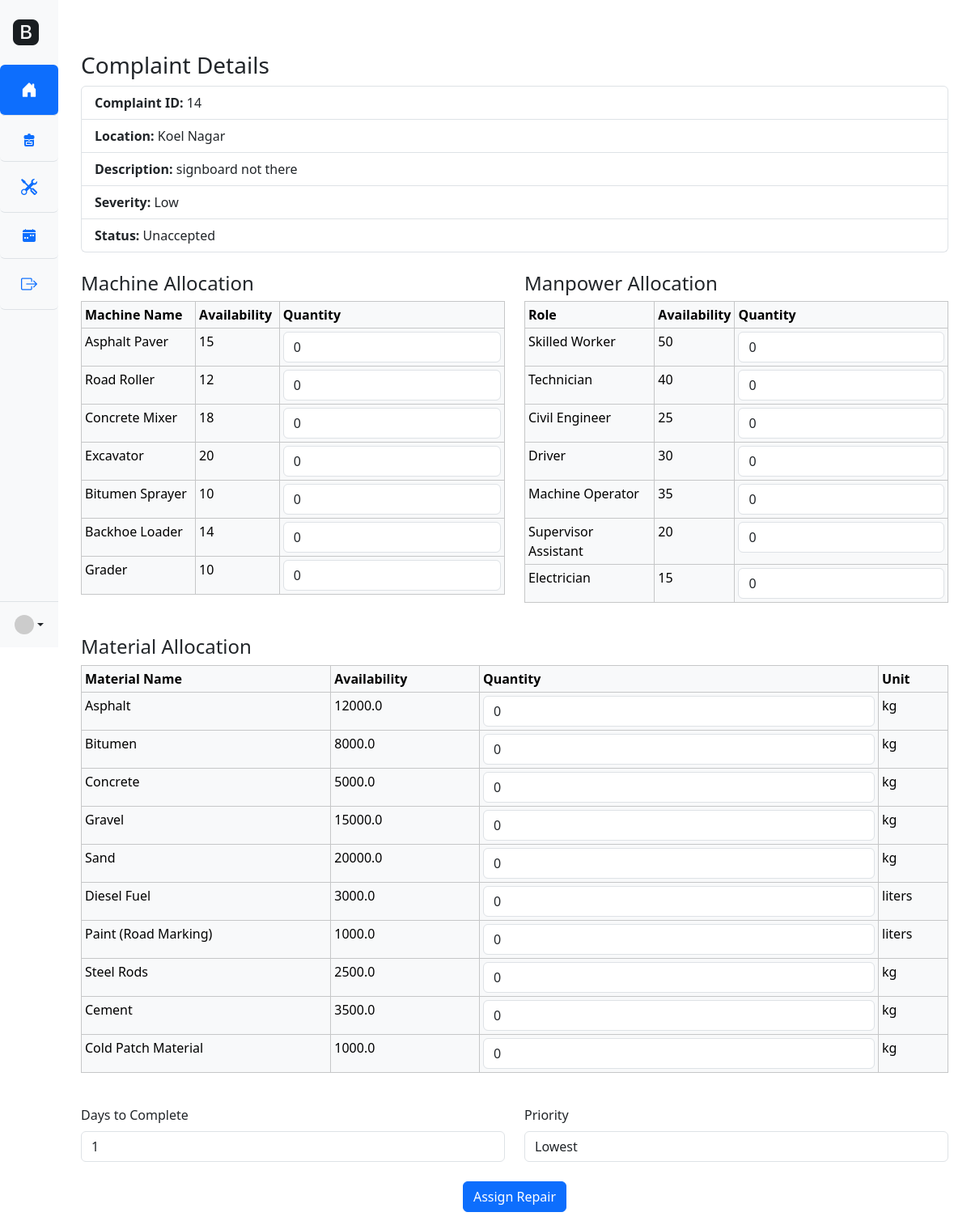
The app's page /supervisor/assign_repair/14 with its own data.
### backend/app/models.py (models this page shows)
class Complaint(db.Model):
    __tablename__ = 'complaint'
    id: Mapped[int] = mapped_column(Integer, primary_key=True)
    clerk_id: Mapped[int] = mapped_column(Integer, ForeignKey('user.id'), nullable=False)
    residence_id: Mapped[int] = mapped_column(Integer, ForeignKey('user.id'), nullable=False)
    branch_office_id: Mapped[int] = mapped_column(Integer, ForeignKey('branch_office.id'), nullable=True)
    location: Mapped[str] = mapped_column(String(255), nullable=False)
    description: Mapped[str] = mapped_column(String(255), nullable=False)
    severity: Mapped[str] = mapped_column(String(50), nullable=False)
    status: Mapped[str] = mapped_column(String(50), nullable=False, default='unaccepted') #unaccepted, accepted, in_progress, completed
    date_reported: Mapped[DateTime] = mapped_column(DateTime, default=lambda: datetime.now(timezone.utc))
    repair = db.relationship('Repair', backref='complaint', lazy=True, uselist=False)

class ResourceMachine(db.Model):
    __tablename__ = 'resource_machine'
    id: Mapped[int] = mapped_column(Integer, primary_key=True)
    name: Mapped[str] = mapped_column(String(100), nullable=False)
    total_available: Mapped[int] = mapped_column(Integer, nullable=False)
    currently_allocated: Mapped[int] = mapped_column(Integer, nullable=False, default=0)
    in_use: Mapped[int] = mapped_column(Integer, nullable=False, default=0)
    currently_requested: Mapped[int] = mapped_column(Integer, nullable=False, default=0)
    status: Mapped[str] = mapped_column(String(50), nullable=False, default="Available")

class ResourceManpower(db.Model):
    __tablename__ = 'resource_manpower'
    id: Mapped[int] = mapped_column(Integer, primary_key=True)
    role: Mapped[str] = mapped_column(String(100), nullable=False)
    total_available: Mapped[int] = mapped_column(Integer, nullable=False)
    in_use: Mapped[int] = mapped_column(Integer, nullable=False, default=0)
    currently_allocated: Mapped[int] = mapped_column(Integer, nullable=False, default=0)
    currently_requested: Mapped[int] = mapped_column(Integer, nullable=False, default=0)
    status: Mapped[str] = mapped_column(String(50), nullable=False, default="Available")

class ResourceMaterial(db.Model):
    __tablename__ = 'resource_material'
    id: Mapped[int] = mapped_column(Integer, primary_key=True)
    name: Mapped[str] = mapped_column(String(100), nullable=False)
    total_available: Mapped[int] = mapped_column(Float, nullable=False)  # float for kg, liters etc.
    currently_allocated: Mapped[int] = mapped_column(Float, nullable=False, default=0.0)
    currently_requested: Mapped[int] = mapped_column(Float, nullable=False, default=0.0)
    in_use: Mapped[int] = mapped_column(Float, nullable=False, default=0.0)
    unit: Mapped[str] = mapped_column(String(50), nullable=False)  # like kg, liters, tons
    status: Mapped[str] = mapped_column(String(50), nullable=False, default="Available")

### backend/app/supervisor_routes.py (the view, shortened to what this page needs)
@supervisor_bp.route('/assign_repair/<int:complaint_id>', methods=['GET', 'POST'])
def assign_repair(complaint_id):
    complaint = Complaint.query.get_or_404(complaint_id)
    form = RepairForm()
    existing_repair = Repair.query.filter_by(complaint_id=complaint.id).first()
    existing_machine_allocs = RepairMachineAllocation.query.filter_by(repair_id=existing_repair.id).all() if existing_repair else []
    existing_manpower_allocs = RepairManpowerAllocation.query.filter_by(repair_id=existing_repair.id).all() if existing_repair else []
    existing_material_allocs = RepairMaterialAllocation.query.filter_by(repair_id=existing_repair.id).all() if existing_repair else []
    machine_alloc_map = {alloc.machine_id: alloc for alloc in existing_machine_allocs}
    manpower_alloc_map = {alloc.manpower_id: alloc for alloc in existing_manpower_allocs}
    material_alloc_map = {alloc.material_id: alloc for alloc in existing_material_allocs}
    if existing_repair and request.method == 'GET':
        form.process(obj=existing_repair)
    return render_template(
        'supervisor/assign_repair.html',
        form=form,
        complaint=complaint,
        machines=ResourceMachine.query.all(),
        manpower=ResourceManpower.query.all(),
        materials=ResourceMaterial.query.all(),  # <--- New
        existing_repair=existing_repair,
        machine_alloc_map=machine_alloc_map,
        manpower_alloc_map=manpower_alloc_map,
        material_alloc_map=material_alloc_map  # <--- New
    )

### backend/app/forms.py (shortened to what this page needs)
class RepairForm(FlaskForm):
    machine_ids = FieldList(IntegerField('Machine ID'), min_entries=0)
    machine_quantities = FieldList(IntegerField('Quantity'), min_entries=0)
    manpower_ids = FieldList(IntegerField('Manpower ID'), min_entries=0)
    manpower_quantities = FieldList(IntegerField('Quantity'), min_entries=0)
    material_ids = FieldList(IntegerField('Material ID'), min_entries=0)  # 🆕
    material_quantities = FieldList(IntegerField('Quantity'), min_entries=0)  # 🆕
    priority = SelectField(
        'Priority',
        coerce=int,
        choices=[(1, 'Lowest'), (2, 'Low'), (3, 'Medium'), (4, 'High'), (5, 'Extreme')],
        validators=[DataRequired()]
    )
    complaint_id = HiddenField('Complaint ID')
    days_to_complete = IntegerField('Days to Complete', default=1, validators=[DataRequired(), NumberRange(min=1)])
    submit = SubmitField('Assign Repair')

### frontend/templates/supervisor/assign_repair.html (shortened to what this page needs)
{% extends "supervisor/base.html" %}
{% block content %}
<div class="container mt-5" id="supervisor-dashboard">
    <form method="POST" action="{{ url_for('supervisor.assign_repair', complaint_id=complaint.id) }}">
        <div class="row mb-4">
            <div class="col-md-12">
                <h3>Complaint Details</h3>
                <ul class="list-group">
                    <li class="list-group-item"><strong>Complaint ID:</strong> {{ complaint.id }}</li>
                    <li class="list-group-item"><strong>Location:</strong> {{ complaint.location }}</li>
                    <li class="list-group-item"><strong>Description:</strong> {{ complaint.description }}</li>
                    <li class="list-group-item"><strong>Severity:</strong> {{ complaint.severity }}</li>
                    <li class="list-group-item"><strong>Status:</strong> {{ complaint.status }}</li>
                </ul>
            </div>
        </div>
        <div class="row">
            <div class="col-md-6">
                <h4>Machine Allocation</h4>
                <table class="table table-light table-sm table-bordered">
                    <thead>
                        <tr>
                            <th>Machine Name</th>
                            <th>Availability</th>
                            <th>Quantity</th>
                        </tr>
                    </thead>
                    <tbody>
                        {% for machine in machines %}
                        {% set existing_alloc = machine_alloc_map.get(machine.id) %}
                        <tr>
                            <td>
                                {{ machine.name }}
                            </td>
                            <td>{{ machine.total_available }}</td>
                            <td>
                                <input type="number" name="machine_quantities[]" class="form-control" min="0"
                                    value="{{ existing_alloc.quantity_requested + existing_alloc.quantity_allocated if existing_alloc else 0 }}">
                            </td>
                        </tr>
                        {% endfor %}
                    </tbody>
                </table>
            </div>
            <div class="col-md-6">
                <h4>Manpower Allocation</h4>
                <table class="table table-light table-sm table-bordered">
                    <thead>
                        <tr>
                            <th>Role</th>
                            <th>Availability</th>
                            <th>Quantity</th>
                        </tr>
                    </thead>
                    <tbody>
                        {% for person in manpower %}
                        {% set existing_alloc = manpower_alloc_map.get(person.id) %}
                        <tr>
                            <td>
                                {{ person.role }}
                            </td>
                            <td>{{ person.total_available }}</td>
                            <td>
                                <input type="number" name="manpower_quantities[]" class="form-control" min="0"
                                    value="{{ existing_alloc.quantity_requested + existing_alloc.quantity_allocated if existing_alloc else 0 }}">
                            </td>
                        </tr>
                        {% endfor %}
                    </tbody>
                </table>
            </div>
        </div>
        <div class="row mt-4">
            <div class="col-md-12">
                <h4>Material Allocation</h4>
                <table class="table table-light table-sm table-bordered">
                    <thead>
                        <tr>
                            <th>Material Name</th>
                            <th>Availability</th>
                            <th>Quantity</th>
                            <th>Unit</th>
                        </tr>
                    </thead>
                    <tbody>
                        {% for material in materials %}
                        {% set existing_alloc = material_alloc_map.get(material.id) %}
                        <tr>
                            <td>
                                {{ material.name }}
                            </td>
                            <td>{{ material.total_available }}</td>
                            <td>
                                <input type="number" name="material_quantities[]" class="form-control" min="0"
                                    value="{{ existing_alloc.quantity_requested + existing_alloc.quantity_allocated if existing_alloc else 0 }}">
                            </td>
                            <td>
                                {{material.unit}}
                            </td>
                        </tr>
                        {% endfor %}
                    </tbody>
                </table>
            </div>
        </div>
        <div class="row mt-4">
            <div class="col-md-6">
                {{ form.days_to_complete.label(class="form-label") }}
                {{ form.days_to_complete(class="form-control") }}
            </div>
            <div class="col-md-6">
                {{ form.priority.label(class="form-label") }}
                {{ form.priority(class="form-control") }}
            </div>
        </div>
        <div class="d-flex justify-content-center mt-4">
            {{ form.submit(class="btn btn-primary") }}
        </div>
    </form>
</div>
{% endblock %}

### frontend/static/css/supervisor.css (style rules this page uses)
tr td, tr th { size: 8px; }

### records on screen
Complaint: id "14", location "Koel Nagar", description "signboard not there", severity "Low", status "Unaccepted"
ResourceMachine: name "Asphalt Paver", total_available "15", quantity_requested "0"
ResourceMachine: name "Road Roller", total_available "12", quantity_requested "0"
ResourceMachine: name "Concrete Mixer", total_available "18", quantity_requested "0"
ResourceMachine: name "Excavator", total_available "20", quantity_requested "0"
ResourceMachine: name "Bitumen Sprayer", total_available "10", quantity_requested "0"
ResourceMachine: name "Backhoe Loader", total_available "14", quantity_requested "0"
ResourceMachine: name "Grader", total_available "10", quantity_requested "0"
ResourceManpower: role "Skilled Worker", total_available "50", quantity_requested "0"
ResourceManpower: role "Technician", total_available "40", quantity_requested "0"
ResourceManpower: role "Civil Engineer", total_available "25", quantity_requested "0"
ResourceManpower: role "Driver", total_available "30", quantity_requested "0"
ResourceManpower: role "Machine Operator", total_available "35", quantity_requested "0"
ResourceManpower: role "Supervisor Assistant", total_available "20", quantity_requested "0"
ResourceManpower: role "Electrician", total_available "15", quantity_requested "0"
ResourceMaterial: name "Asphalt", total_available "12000.0", quantity_requested "0", unit "kg"
ResourceMaterial: name "Bitumen", total_available "8000.0", quantity_requested "0", unit "kg"
ResourceMaterial: name "Concrete", total_available "5000.0", quantity_requested "0", unit "kg"
ResourceMaterial: name "Gravel", total_available "15000.0", quantity_requested "0", unit "kg"
ResourceMaterial: name "Sand", total_available "20000.0", quantity_requested "0", unit "kg"
ResourceMaterial: name "Diesel Fuel", total_available "3000.0", quantity_requested "0", unit "liters"
ResourceMaterial: name "Paint (Road Marking)", total_available "1000.0", quantity_requested "0", unit "liters"
ResourceMaterial: name "Steel Rods", total_available "2500.0", quantity_requested "0", unit "kg"
ResourceMaterial: name "Cement", total_available "3500.0", quantity_requested "0", unit "kg"
ResourceMaterial: name "Cold Patch Material", total_available "1000.0", quantity_requested "0", unit "kg"
